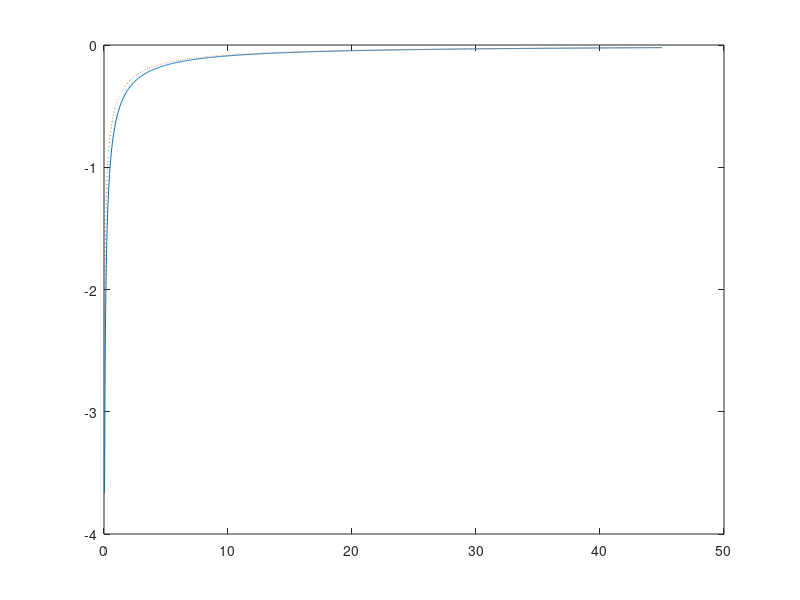

Here is the MATLAB script that generated this plot:
close all
clear all
%%%% Set up parameters
alpha = 0.35;
beta = 0.99;
delta = 0.025;
sigma = 2;
a_high = 1.1;
a_low = 0.678; %questionable
prob = [0.977 0.023; 0.074 0.926];

%%%% Set up discretized state space
k_min = 0;
k_max = 45;
num_k = 1000; % number of points in the grid for k

k = linspace(k_min, k_max, num_k);

k_mat = repmat(k', [1 num_k]); % this will be useful in a bit

%%%% Set up consumption and return function
% 1st dim(rows): k today, 2nd dim (cols): k' chosen for tomorrow
cons_low = a_low*k_mat' .^ alpha + (1 - delta) * k_mat' - k_mat; 
cons_high = a_high*k_mat' .^ alpha + (1 - delta) * k_mat' - k_mat; 

cons_low(find(cons_low<=0)) = NaN;
cons_high(find(cons_high<=0)) = NaN;

ret_low = cons_low .^ (1 - sigma) / (1 - sigma);
ret_high = cons_high .^ (1 - sigma) / (1 - sigma);% return function
% negative consumption is not possible -> make it irrelevant by assigning
% it very large negative utility
ret_low(find(isnan(ret_low))) = -inf;
ret_high(find(isnan(ret_high))) = -inf;

%%%% Iteration
dis = 1; tol = 1e-07; % tolerance for stopping 
v_guess = zeros(num_k,2);
pol_index = zeros(num_k,2);
while dis > tol
    % compute the utility value for all possible combinations of k and k':
     [vfn_low,pol_index_low]=max(ret_low + beta*repmat(v_guess*prob(2,:)',1,num_k));
  [vfn_high,pol_index_high]=max(ret_high + beta*repmat(v_guess*prob(1,:)',1,num_k));
    % find the optimal k' for every k:
 
  
  pol_index=[pol_index_low' pol_index_high'];
 vfn=[vfn_low' vfn_high'];
  
    
    % what is the distance between current guess and value function
    dis = max(max(abs(vfn-v_guess)./vfn));
    
    % if distance is larger than tolerance, update current guess and
    % continue, otherwise exit the loop
    v_guess = vfn;
end

%g = k(pol_indx); % policy function

plot(k,vfn_low,'-',k,vfn_high,':')
%figure
%plot(k,g)
